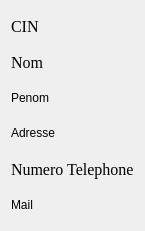
       <widget class="QWidget" name="layoutWidget_9">
        <property name="geometry">
         <rect>
          <x>10</x>
          <y>70</y>
          <width>131</width>
          <height>231</height>
         </rect>
        </property>
        <layout class="QVBoxLayout" name="verticalLayout_9">
         <item>
          <widget class="QLabel" name="label_56">
           <property name="enabled">
            <bool>true</bool>
           </property>
           <property name="font">
            <font>
             <family>Times New Roman</family>
             <pointsize>12</pointsize>
             <weight>50</weight>
             <italic>false</italic>
             <bold>false</bold>
            </font>
           </property>
           <property name="text">
            <string>CIN</string>
           </property>
          </widget>
         </item>
         <item>
          <widget class="QLabel" name="label_57">
           <property name="enabled">
            <bool>true</bool>
           </property>
           <property name="font">
            <font>
             <family>Times New Roman</family>
             <pointsize>12</pointsize>
             <weight>50</weight>
             <italic>false</italic>
             <bold>false</bold>
            </font>
           </property>
           <property name="text">
            <string>Nom</string>
           </property>
          </widget>
         </item>
         <item>
          <widget class="QLabel" name="label_58">
           <property name="text">
            <string>Penom</string>
           </property>
          </widget>
         </item>
         <item>
          <widget class="QLabel" name="label_59">
           <property name="text">
            <string>Adresse</string>
           </property>
          </widget>
         </item>
         <item>
          <widget class="QLabel" name="label_60">
           <property name="font">
            <font>
             <family>Times New Roman</family>
             <pointsize>12</pointsize>
             <weight>50</weight>
             <italic>false</italic>
             <bold>false</bold>
            </font>
           </property>
           <property name="text">
            <string>Numero Telephone</string>
           </property>
          </widget>
         </item>
         <item>
          <widget class="QLabel" name="label_61">
           <property name="text">
            <string>Mail </string>
           </property>
          </widget>
         </item>
        </layout>
       </widget>
